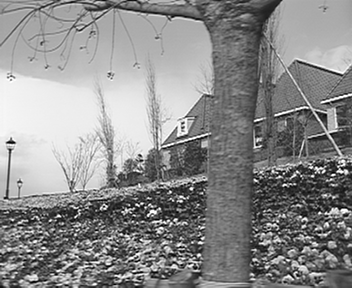
%> input picture Codec/flowergarden_cif_frame1.tif, 352 x 288 px
$ octave Ex_3b.m   (GNU Octave 9; MATLAB toolbox functions it lacks are replaced by stand-ins)
%> lines starting %> are read from the running program, lines starting %| are printed output that depends on the picture; in (x1, y1, x2, y2) boxes, pixels count from 0 and x2, y2 are one past the last pixel; in counts of white or black regions, pixels touching at a corner belong together; the program's own positions count from 1
%> this loop made 8 passes; what is shown inside it comes from the first
### Codec/simple_quantizer.m
function quant_levels = simple_quantizer(input_image, quantizer_stepsize)
%> called with quantizer_stepsize = 1

% Quantize the image with provided stepsize
quant_levels = round(input_image / quantizer_stepsize);
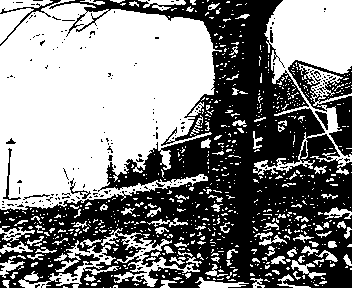
%> quant_levels: size 288x352 double; values 0 (black) and 1 (white), 52.6% white; 195 black regions (184 under 20 px), largest, box (x1, y1, x2, y2) and area: (0, 0, 352, 288) 44564, (288, 60, 352, 157) 2061, (0, 0, 61, 46) 241

end

### Codec/mse_of_frame.m
function output_mse = mse_of_frame(original_image, distorted_image)

% Convert image to double format
original_image = im2double(original_image);
distorted_image = im2double(distorted_image);

% Compute squared error
error = (original_image - distorted_image) .^ 2;
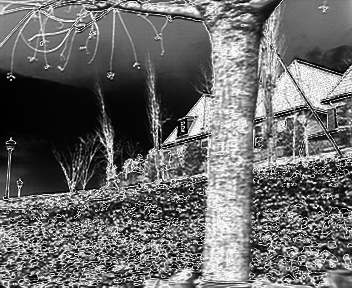
%> error: size 288x352 double; min 0, max 0.248, mean 0.103; drawn with min black and max white

% Calculate mean to get MSE
output_mse = mean(error(:));
%> output_mse = 0.103

end

### Codec/psnr_of_frame.m
function output_psnr = psnr_of_frame(original_image, distorted_image)

%Convert image to double
original_image = im2double(original_image);
distorted_image = im2double(distorted_image);

% Max signal power
s = 1;

% Calculate the MSE
mse = mse_of_frame(original_image, distorted_image);
%> mse = 0.103

% Compute PSNR
output_psnr = 10 * log10((s ^ 2) / (mse));
%> output_psnr = 9.85

end

### Codec/simple_dequantizer.m
function output_image = simple_dequantizer(quant_levels, quantizer_stepsize)

% Dequantize with the provided stepsize
output_image = quant_levels * quantizer_stepsize;

end

### Codec/Ex_3b.m
% Initialize
R = [];
D = [];
figure('name', 'Quantization');

% Store and display original image
input_image =  im2double(imread('flowergarden_cif_frame1.tif'));
subplot(2,2,3);
imshow(input_image);
title('Original Image');

for n = 1 : 8

    % Get the quantized image
    quantizer_stepsize = 1 / 2 ^ (n -1);
    quantized_image = simple_dequantizer(simple_quantizer(input_image, quantizer_stepsize), quantizer_stepsize);

    % Calculate rate and distortion
    R(n) = n;
    D(n) = psnr_of_frame(input_image, quantized_image);

    % Plot the D(R) curve
    subplot(2,2,[1,2])
    plot(R, D);
    title('Distortion - Rate Curve');
    xlabel('Rate (bits / pixel)');
    ylabel('PSNR (dB)');
    xlim([0 10]);
    ylim([0 60]);

    % Display quantized image
    subplot(2,2,4);
    imshow(quantized_image);
    title('Quantized Image');
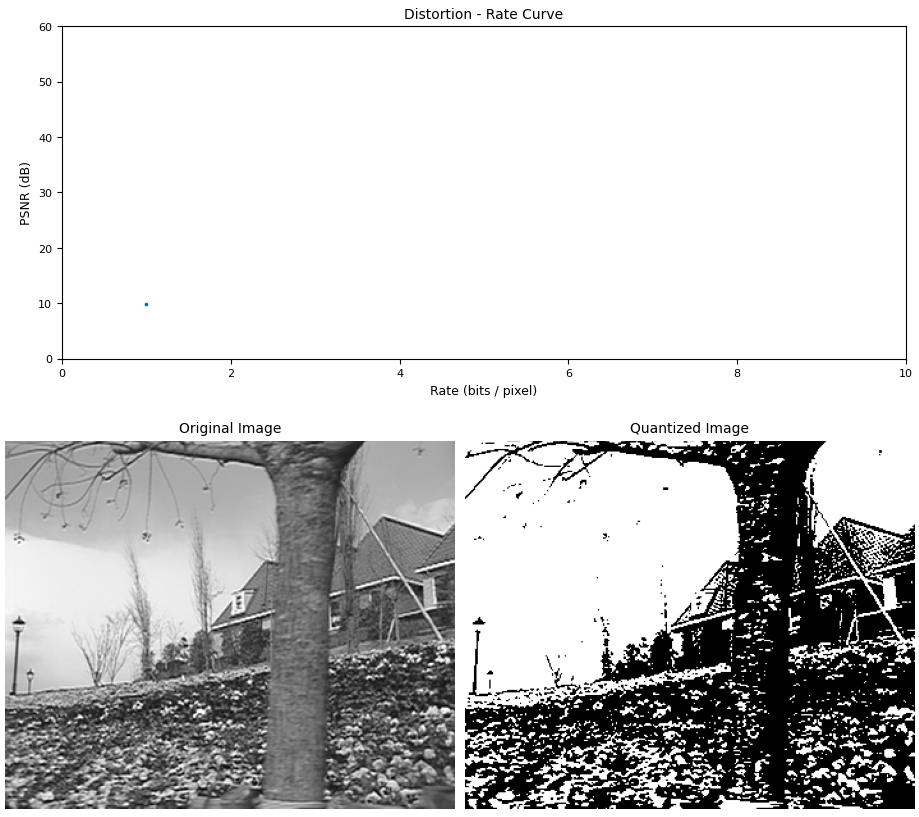
%> figure redrawn from the program's plot data, 3 panels

    pause();

end
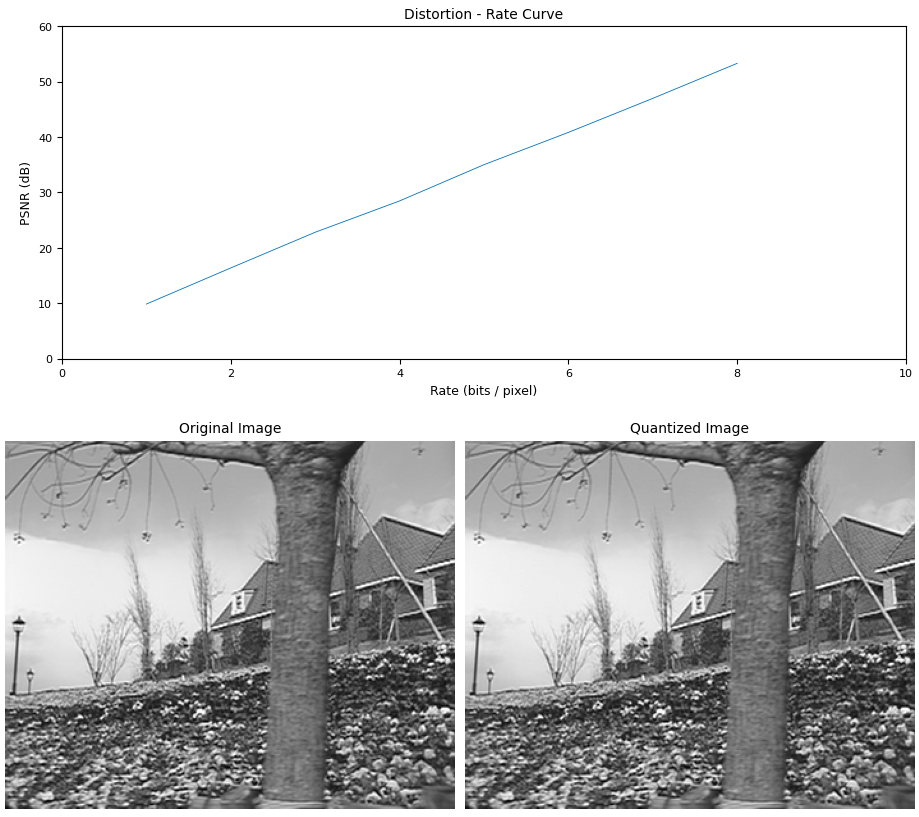
%> figure redrawn from the program's plot data, 3 panels
